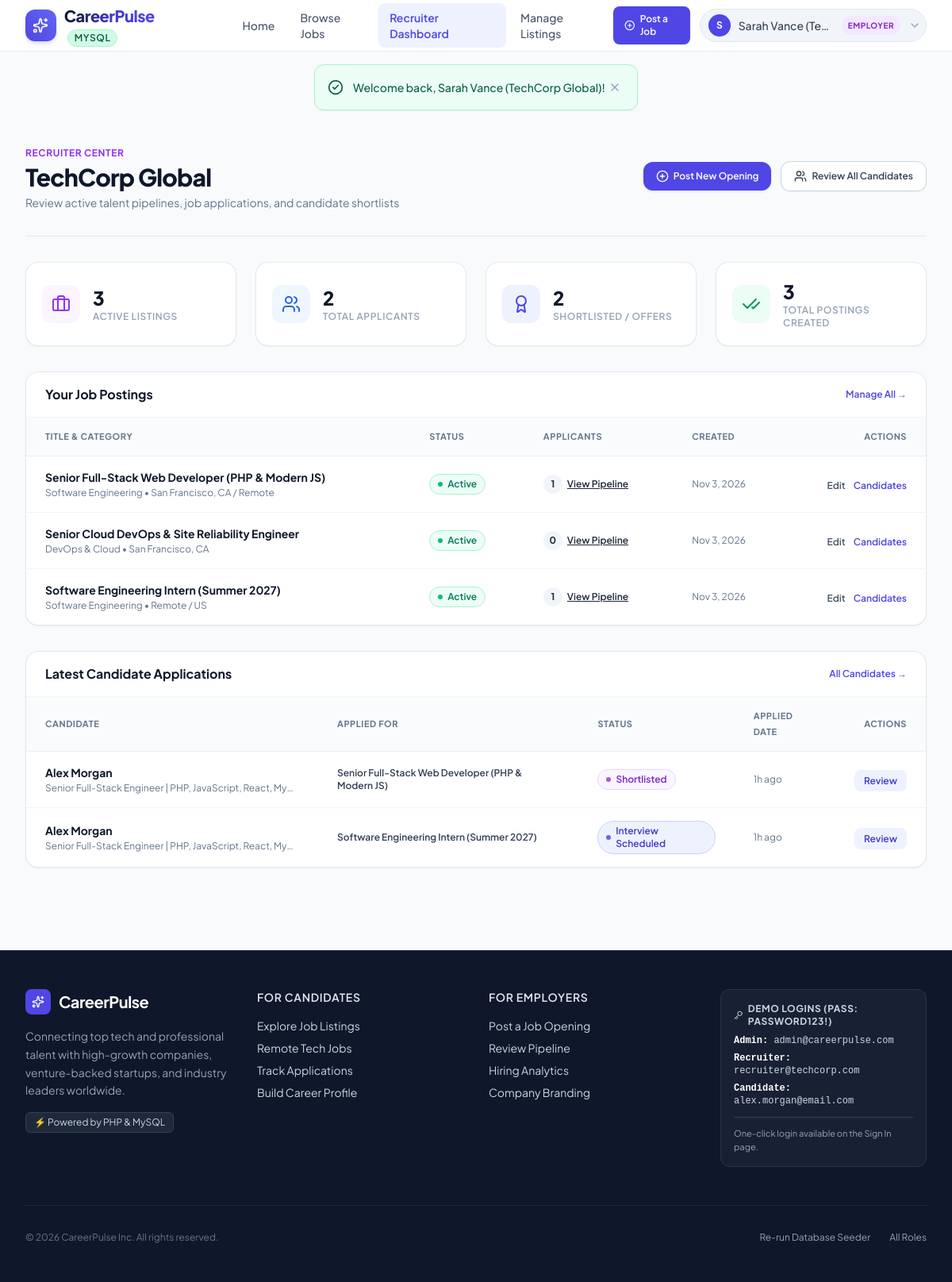
Page /employer/dashboard.php (signed in) on the committed database.
### tables this page shows
CREATE TABLE `users` (
    `id` INT AUTO_INCREMENT PRIMARY KEY,
    `name` VARCHAR(100) NOT NULL,
    `email` VARCHAR(150) NOT NULL UNIQUE,
    `password` VARCHAR(255) NOT NULL,
    `role` ENUM('candidate', 'employer', 'admin') DEFAULT 'candidate',
    `phone` VARCHAR(30) NULL,
    `avatar` VARCHAR(255) NULL,
    `created_at` TIMESTAMP DEFAULT CURRENT_TIMESTAMP,
    `updated_at` TIMESTAMP DEFAULT CURRENT_TIMESTAMP ON UPDATE CURRENT_TIMESTAMP
);

CREATE TABLE `employer_profiles` (
    `id` INT AUTO_INCREMENT PRIMARY KEY,
    `user_id` INT NOT NULL UNIQUE,
    `company_name` VARCHAR(150) NOT NULL,
    `industry` VARCHAR(100) NULL,
    `company_size` VARCHAR(50) NULL,
    `website` VARCHAR(255) NULL,
    `location` VARCHAR(150) NULL,
    `about` TEXT NULL,
    `logo_url` VARCHAR(255) NULL,
    `created_at` TIMESTAMP DEFAULT CURRENT_TIMESTAMP,
    FOREIGN KEY (`user_id`) REFERENCES `users`(`id`) ON DELETE CASCADE
);

CREATE TABLE `jobs` (
    `id` INT AUTO_INCREMENT PRIMARY KEY,
    `employer_id` INT NOT NULL,
    `category_id` INT NOT NULL,
    `title` VARCHAR(200) NOT NULL,
    `slug` VARCHAR(220) NULL,
    `job_type` ENUM('full-time', 'part-time', 'contract', 'remote', 'internship') DEFAULT 'full-time',
    `experience_level` ENUM('entry', 'mid', 'senior', 'lead', 'executive') DEFAULT 'entry',
    `location` VARCHAR(150) NOT NULL,
    `is_remote` TINYINT(1) DEFAULT 0,
    `salary_min` INT NULL,
    `salary_max` INT NULL,
    `salary_currency` VARCHAR(10) DEFAULT 'USD',
    `description` MEDIUMTEXT NOT NULL,
    `requirements` MEDIUMTEXT NULL,
    `benefits` TEXT NULL,
    `status` ENUM('active', 'paused', 'closed') DEFAULT 'active',
    `is_featured` TINYINT(1) DEFAULT 0,
    `deadline` DATE NULL,
    `created_at` TIMESTAMP DEFAULT CURRENT_TIMESTAMP,
    `updated_at` TIMESTAMP DEFAULT CURRENT_TIMESTAMP ON UPDATE CURRENT_TIMESTAMP,
    FOREIGN KEY (`employer_id`) REFERENCES `users`(`id`) ON DELETE CASCADE,
    FOREIGN KEY (`category_id`) REFERENCES `categories`(`id`) ON DELETE RESTRICT
);

CREATE TABLE `categories` (
    `id` INT AUTO_INCREMENT PRIMARY KEY,
    `name` VARCHAR(100) NOT NULL UNIQUE,
    `slug` VARCHAR(100) NOT NULL UNIQUE,
    `icon` VARCHAR(50) DEFAULT 'briefcase',
    `description` VARCHAR(255) NULL
);

CREATE TABLE `applications` (
    `id` INT AUTO_INCREMENT PRIMARY KEY,
    `job_id` INT NOT NULL,
    `candidate_id` INT NOT NULL,
    `resume_path` VARCHAR(255) NOT NULL,
    `cover_note` TEXT NULL,
    `status` ENUM('pending', 'under_review', 'shortlisted', 'interview', 'accepted', 'rejected') DEFAULT 'pending',
    `employer_notes` TEXT NULL,
    `applied_at` TIMESTAMP DEFAULT CURRENT_TIMESTAMP,
    `updated_at` TIMESTAMP DEFAULT CURRENT_TIMESTAMP ON UPDATE CURRENT_TIMESTAMP,
    UNIQUE KEY `unique_user_job` (`job_id`, `candidate_id`),
    FOREIGN KEY (`job_id`) REFERENCES `jobs`(`id`) ON DELETE CASCADE,
    FOREIGN KEY (`candidate_id`) REFERENCES `users`(`id`) ON DELETE CASCADE
);

CREATE TABLE `candidate_profiles` (
    `id` INT AUTO_INCREMENT PRIMARY KEY,
    `user_id` INT NOT NULL UNIQUE,
    `headline` VARCHAR(200) NULL,
    `experience_years` INT DEFAULT 0,
    `education` VARCHAR(255) NULL,
    `skills` TEXT NULL,
    `bio` TEXT NULL,
    `resume_url` VARCHAR(255) NULL,
    `portfolio_url` VARCHAR(255) NULL,
    `linkedin_url` VARCHAR(255) NULL,
    `github_url` VARCHAR(255) NULL,
    `created_at` TIMESTAMP DEFAULT CURRENT_TIMESTAMP,
    FOREIGN KEY (`user_id`) REFERENCES `users`(`id`) ON DELETE CASCADE
);

### employer/dashboard.php (the view, shortened to what the rows shown need)
<?php
require_once __DIR__ . '/../config/database.php';
require_once __DIR__ . '/../includes/helpers.php';
require_once __DIR__ . '/../includes/auth.php';
$user = requireAuth('employer');
$totalApplicants = (int)dbFetchValue("
    SELECT COUNT(a.id)
    FROM applications a
    JOIN jobs j ON a.job_id = j.id
    WHERE j.employer_id = ?
", [$user['id']]);
$shortlistedCount = (int)dbFetchValue("
    SELECT COUNT(a.id)
    FROM applications a
    JOIN jobs j ON a.job_id = j.id
    WHERE j.employer_id = ? AND a.status IN ('shortlisted', 'interview', 'accepted')
", [$user['id']]);
$recentJobs = dbFetchAll("
    SELECT j.*, c.name as category_name, COUNT(a.id) as applicant_count
    FROM jobs j
    JOIN categories c ON j.category_id = c.id
    LEFT JOIN applications a ON a.job_id = j.id
    WHERE j.employer_id = ?
    GROUP BY j.id
    ORDER BY j.created_at DESC
    LIMIT 5
", [$user['id']]);
$recentApplicants = dbFetchAll("
    SELECT a.*, u.name as candidate_name, u.email as candidate_email, j.title as job_title, cp.headline
    FROM applications a
    JOIN users u ON a.candidate_id = u.id
    JOIN jobs j ON a.job_id = j.id
    LEFT JOIN candidate_profiles cp ON cp.user_id = u.id
    WHERE j.employer_id = ?
    ORDER BY a.applied_at DESC
    LIMIT 5
", [$user['id']]);
require_once __DIR__ . '/../includes/header.php';
?>
<div class="max-w-7xl mx-auto px-4 sm:px-6 lg:px-8 py-10">
    <div class="flex flex-col sm:flex-row sm:items-center justify-between gap-4 pb-8 border-b border-slate-200">
        <div>
            <span class="text-xs font-bold uppercase tracking-wider text-purple-600">Recruiter Center</span>
            <h1 class="text-2xl sm:text-3xl font-extrabold text-slate-900 tracking-tight mt-0.5">
                <?= e($user['employer_profile']['company_name'] ?? $user['name']) ?>
            </h1>
            <p class="text-sm text-slate-500 mt-1">Review active talent pipelines, job applications, and candidate shortlists</p>
        </div>
    </div>
    <div class="grid grid-cols-2 lg:grid-cols-4 gap-4 sm:gap-6 my-8">
        <div class="bg-white p-5 rounded-2xl border border-slate-200/90 shadow-sm flex items-center gap-4">
            <div>
                <span class="text-2xl font-extrabold text-slate-900"><?= $totalApplicants ?></span>
                <span class="block text-xs font-semibold uppercase tracking-wider text-slate-400">Total Applicants</span>
            </div>
        </div>
        <div class="bg-white p-5 rounded-2xl border border-slate-200/90 shadow-sm flex items-center gap-4">
            <div>
                <span class="text-2xl font-extrabold text-slate-900"><?= $shortlistedCount ?></span>
                <span class="block text-xs font-semibold uppercase tracking-wider text-slate-400">Shortlisted / Offers</span>
            </div>
        </div>
    </div>
    <div class="bg-white rounded-2xl border border-slate-200 shadow-sm overflow-hidden mb-8">
        <div class="px-6 py-4 border-b border-slate-100 flex items-center justify-between">
            <h2 class="font-bold text-slate-900 text-base">Your Job Postings</h2>
        </div>
        <?php if (empty($recentJobs)): ?>
            <div class="p-8 text-center">
                <p class="text-sm text-slate-500 mb-3">You haven't posted any jobs yet.</p>
                <a href="<?= baseUrl('employer/post_job.php') ?>" class="inline-flex items-center gap-1.5 px-4 py-2 bg-brand-600 text-white text-xs font-semibold rounded-lg shadow-sm">
                    Post Your First Opening
                </a>
            </div>
        <?php else: ?>
            <div class="overflow-x-auto">
                <table class="w-full text-left text-sm">
                    <thead class="bg-slate-50/80 text-[11px] uppercase tracking-wider text-slate-500 border-b border-slate-200/60 font-semibold">
                        <tr>
                            <th class="px-6 py-3.5">Title &amp; Category</th>
                            <th class="px-6 py-3.5">Status</th>
                            <th class="px-6 py-3.5">Applicants</th>
                            <th class="px-6 py-3.5">Created</th>
                            <th class="px-6 py-3.5 text-right">Actions</th>
                        </tr>
                    </thead>
                    <tbody class="divide-y divide-slate-100">
                        <?php foreach ($recentJobs as $j): ?>
                            <?php $badge = getStatusBadge($j['status']); ?>
                            <tr class="hover:bg-slate-50/60 transition">
                                <td class="px-6 py-4">
                                    <div class="font-bold text-slate-900">
                                        <a href="<?= baseUrl('job_details.php?id=' . $j['id']) ?>" class="hover:text-brand-600">
                                            <?= e($j['title']) ?>
                                        </a>
                                    </div>
                                    <div class="text-xs text-slate-500 mt-0.5">
                                        <?= e($j['category_name']) ?> &bull; <?= e($j['location']) ?>
                                    </div>
                                </td>
                                <td class="px-6 py-4">
                                    <span class="inline-flex items-center gap-1.5 px-2.5 py-1 rounded-full text-xs font-semibold border <?= $badge['bg'] ?>">
                                        <span class="w-1.5 h-1.5 rounded-full <?= $badge['dot'] ?>"></span>
                                        <?= $badge['label'] ?>
                                    </span>
                                </td>
                                <td class="px-6 py-4">
                                    <a href="<?= baseUrl('employer/applicants.php?job_id=' . $j['id']) ?>" class="inline-flex items-center gap-1.5 font-bold text-slate-800 hover:text-brand-600">
                                        <span class="w-6 h-6 rounded-full bg-slate-100 flex items-center justify-center text-xs">
                                            <?= (int)$j['applicant_count'] ?>
                                        </span>
                                        <span class="text-xs font-semibold underline">View Pipeline</span>
                                    </a>
                                </td>
                                <td class="px-6 py-4 text-xs text-slate-500">
                                    <?= date('M j, Y', strtotime($j['created_at'])) ?>
                                </td>
                                <td class="px-6 py-4 text-right space-x-2">
                                    <a href="<?= baseUrl('employer/post_job.php?id=' . $j['id']) ?>" class="text-xs font-semibold text-slate-600 hover:text-brand-600">
                                        Edit
                                    </a>
                                    <a href="<?= baseUrl('employer/applicants.php?job_id=' . $j['id']) ?>" class="text-xs font-semibold text-brand-600 hover:underline">
                                        Candidates
                                    </a>
                                </td>
                            </tr>
                        <?php endforeach; ?>
                    </tbody>
                </table>
            </div>
        <?php endif; ?>
    </div>
    <div class="bg-white rounded-2xl border border-slate-200 shadow-sm overflow-hidden">
        <div class="px-6 py-4 border-b border-slate-100 flex items-center justify-between">
            <h2 class="font-bold text-slate-900 text-base">Latest Candidate Applications</h2>
        </div>
        <?php if (empty($recentApplicants)): ?>
            <div class="p-8 text-center text-sm text-slate-500">
                No candidate applications received yet.
            </div>
        <?php else: ?>
            <div class="overflow-x-auto">
                <table class="w-full text-left text-sm">
                    <thead class="bg-slate-50/80 text-[11px] uppercase tracking-wider text-slate-500 border-b border-slate-200/60 font-semibold">
                        <tr>
                            <th class="px-6 py-3.5">Candidate</th>
                            <th class="px-6 py-3.5">Applied For</th>
                            <th class="px-6 py-3.5">Status</th>
                            <th class="px-6 py-3.5">Applied Date</th>
                            <th class="px-6 py-3.5 text-right">Actions</th>
                        </tr>
                    </thead>
                    <tbody class="divide-y divide-slate-100">
                        <?php foreach ($recentApplicants as $cand): ?>
                            <?php $badge = getStatusBadge($cand['status']); ?>
                            <tr class="hover:bg-slate-50/60 transition">
                                <td class="px-6 py-4">
                                    <div class="font-bold text-slate-900"><?= e($cand['candidate_name']) ?></div>
                                    <div class="text-xs text-slate-500 mt-0.5 truncate max-w-xs"><?= e($cand['headline'] ?? $cand['candidate_email']) ?></div>
                                </td>
                                <td class="px-6 py-4 text-xs font-semibold text-slate-700">
                                    <?= e($cand['job_title']) ?>
                                </td>
                                <td class="px-6 py-4">
                                    <span class="inline-flex items-center gap-1.5 px-2.5 py-1 rounded-full text-xs font-semibold border <?= $badge['bg'] ?>">
                                        <span class="w-1.5 h-1.5 rounded-full <?= $badge['dot'] ?>"></span>
                                        <?= $badge['label'] ?>
                                    </span>
                                </td>
                                <td class="px-6 py-4 text-xs text-slate-500">
                                    <?= timeAgo($cand['applied_at']) ?>
                                </td>
                                <td class="px-6 py-4 text-right">
                                    <a href="<?= baseUrl('employer/applicants.php?job_id=' . $cand['job_id']) ?>" class="px-3 py-1.5 bg-brand-50 hover:bg-brand-600 hover:text-white text-brand-700 rounded-lg text-xs font-semibold transition">
                                        Review
                                    </a>
                                </td>
                            </tr>
                        <?php endforeach; ?>
                    </tbody>
                </table>
            </div>
        <?php endif; ?>
    </div>
</div>
<?php require_once __DIR__ . '/../includes/footer.php'; ?>

### includes/header.php (shortened to what the rows shown need)
<?php
require_once __DIR__ . '/../config/database.php';
require_once __DIR__ . '/helpers.php';
require_once __DIR__ . '/auth.php';
$user = currentUser();
?>
<!DOCTYPE html>
<html lang="en" class="h-full bg-slate-50 text-slate-900 antialiased">
<head>
    <script src="https://cdn.tailwindcss.com"></script>
</head>
<body class="flex flex-col min-h-screen bg-slate-50 font-sans selection:bg-brand-500 selection:text-white">
<header class="sticky top-0 z-50 glass-nav border-b border-slate-200/80 transition-all">
    <div class="max-w-7xl mx-auto px-4 sm:px-6 lg:px-8">
        <div class="flex items-center justify-between h-16">
            <div class="flex items-center gap-3">
                <?php if ($user): ?>
                    <?php if ($user['role'] === 'employer'): ?>
                        <a href="<?= baseUrl('employer/post_job.php') ?>" class="hidden sm:inline-flex items-center gap-1.5 bg-brand-600 hover:bg-brand-700 text-white text-xs font-semibold px-3.5 py-2 rounded-lg shadow-sm transition">
                            <i data-lucide="plus-circle" class="w-4 h-4"></i>
                            Post a Job
                        </a>
                    <?php endif; ?>
                    <div class="relative group">
                        <button class="flex items-center gap-2.5 p-1.5 pl-2.5 rounded-full bg-slate-100 hover:bg-slate-200/80 transition text-slate-700 font-medium text-sm border border-slate-200">
                            <span class="w-7 h-7 rounded-full bg-brand-600 text-white text-xs font-bold flex items-center justify-center">
                                <?= strtoupper(substr($user['name'], 0, 1)) ?>
                            </span>
                            <span class="hidden sm:inline max-w-[120px] truncate"><?= e($user['name']) ?></span>
                            <span class="text-[10px] uppercase font-bold tracking-wider px-2 py-0.5 rounded-full <?= $user['role'] === 'employer' ? 'bg-purple-100 text-purple-700' : ($user['role'] === 'admin' ? 'bg-rose-100 text-rose-700' : 'bg-blue-100 text-blue-700') ?>">
                                <?= e($user['role']) ?>
                            </span>
                            <i data-lucide="chevron-down" class="w-4 h-4 text-slate-400"></i>
                        </button>
                    </div>
                <?php endif; ?>
            </div>
        </div>
    </div>
</header>
<main class="flex-grow">

### rows in the picture
users: name "S", name "Sarah Vance (Te…", role "EMPLOYER", id "2"
employer_profiles: company_name "TechCorp Global"
jobs: title "Senior Full-Stack Web Developer (PHP & Modern JS)", category.name "Software Engineering", location "San Francisco, CA / Remote", status "Active", applicant_count "1", created_at "Nov 3, 2026"
jobs: title "Senior Cloud DevOps & Site Reliability Engineer", category.name "DevOps & Cloud", location "San Francisco, CA", status "Active", applicant_count "0", created_at "Nov 3, 2026"
jobs: title "Software Engineering Intern (Summer 2027)", category.name "Software Engineering", location "Remote / US", status "Active", applicant_count "1", created_at "Nov 3, 2026"
applications: candidate.name "Alex Morgan", candidate_profiles.headline "Senior Full-Stack Engineer | PHP, JavaScript, React, My…", job.title "Senior Full-Stack Web Developer (PHP & Modern JS)", status "Shortlisted", applied_at "1h ago"
applications: candidate.name "Alex Morgan", candidate_profiles.headline "Senior Full-Stack Engineer | PHP, JavaScript, React, My…", job.title "Software Engineering Intern (Summer 2027)", status "Interview Scheduled", applied_at "1h ago"

### other values in the picture
$activeDriver "MYSQL"
$flash['message'] "Welcome back, Sarah Vance (TechCorp Global)!"
$activePostings "3"
$totalPostings "3"
